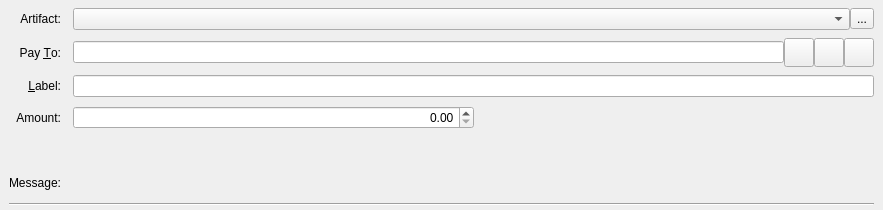
<?xml version="1.0" encoding="UTF-8"?>
<ui version="4.0">
 <class>SendAssetsEntry</class>
 <widget class="QStackedWidget" name="SendAssetsEntry">
  <property name="geometry">
   <rect>
    <x>0</x>
    <y>0</y>
    <width>883</width>
    <height>210</height>
   </rect>
  </property>
  <property name="focusPolicy">
   <enum>Qt::TabFocus</enum>
  </property>
  <property name="autoFillBackground">
   <bool>false</bool>
  </property>
  <property name="currentIndex">
   <number>0</number>
  </property>
  <widget class="QFrame" name="SendCoins">
   <property name="toolTip">
    <string>This is a normal payment.</string>
   </property>
   <property name="frameShape">
    <enum>QFrame::NoFrame</enum>
   </property>
   <layout class="QGridLayout" name="gridLayout">
    <property name="topMargin">
     <number>8</number>
    </property>
    <property name="bottomMargin">
     <number>4</number>
    </property>
    <property name="horizontalSpacing">
     <number>12</number>
    </property>
    <property name="verticalSpacing">
     <number>8</number>
    </property>
    <item row="2" column="0">
     <widget class="QLabel" name="payToLabel">
      <property name="text">
       <string>Pay &amp;To:</string>
      </property>
      <property name="alignment">
       <set>Qt::AlignRight|Qt::AlignTrailing|Qt::AlignVCenter</set>
      </property>
      <property name="buddy">
       <cstring>payTo</cstring>
      </property>
     </widget>
    </item>
    <item row="5" column="1">
     <widget class="QLabel" name="ownershipWarningMessage">
      <property name="text">
       <string/>
      </property>
     </widget>
    </item>
    <item row="8" column="0" colspan="2">
     <widget class="Line" name="line">
      <property name="orientation">
       <enum>Qt::Horizontal</enum>
      </property>
     </widget>
    </item>
    <item row="2" column="1">
     <layout class="QHBoxLayout" name="payToLayout">
      <property name="spacing">
       <number>0</number>
      </property>
      <item>
       <widget class="QValidatedLineEdit" name="payTo">
        <property name="toolTip">
         <string>The Placeh address to send the payment to</string>
        </property>
       </widget>
      </item>
      <item>
       <widget class="QToolButton" name="addressBookButton">
        <property name="toolTip">
         <string>Choose previously used address</string>
        </property>
        <property name="text">
         <string/>
        </property>
        <property name="icon">
         <iconset resource="../placeh.qrc">
          <normaloff>:/icons/address-book</normaloff>:/icons/address-book</iconset>
        </property>
        <property name="iconSize">
         <size>
          <width>22</width>
          <height>22</height>
         </size>
        </property>
        <property name="shortcut">
         <string>Alt+A</string>
        </property>
       </widget>
      </item>
      <item>
       <widget class="QToolButton" name="pasteButton">
        <property name="toolTip">
         <string>Paste address from clipboard</string>
        </property>
        <property name="text">
         <string/>
        </property>
        <property name="icon">
         <iconset resource="../placeh.qrc">
          <normaloff>:/icons/editpaste</normaloff>:/icons/editpaste</iconset>
        </property>
        <property name="iconSize">
         <size>
          <width>22</width>
          <height>22</height>
         </size>
        </property>
        <property name="shortcut">
         <string>Alt+P</string>
        </property>
       </widget>
      </item>
      <item>
       <widget class="QToolButton" name="deleteButton">
        <property name="toolTip">
         <string>Remove this entry</string>
        </property>
        <property name="text">
         <string/>
        </property>
        <property name="icon">
         <iconset resource="../placeh.qrc">
          <normaloff>:/icons/remove</normaloff>:/icons/remove</iconset>
        </property>
        <property name="iconSize">
         <size>
          <width>22</width>
          <height>22</height>
         </size>
        </property>
       </widget>
      </item>
     </layout>
    </item>
    <item row="3" column="0">
     <widget class="QLabel" name="labellLabel">
      <property name="text">
       <string>&amp;Label:</string>
      </property>
      <property name="alignment">
       <set>Qt::AlignRight|Qt::AlignTrailing|Qt::AlignVCenter</set>
      </property>
      <property name="buddy">
       <cstring>addAsLabel</cstring>
      </property>
     </widget>
    </item>
    <item row="1" column="0">
     <widget class="QLabel" name="assetBoxLabel">
      <property name="text">
       <string>Artifact:</string>
      </property>
      <property name="alignment">
       <set>Qt::AlignRight|Qt::AlignTrailing|Qt::AlignVCenter</set>
      </property>
     </widget>
    </item>
    <item row="6" column="0">
     <widget class="QLabel" name="messageLabel">
      <property name="text">
       <string>Message:</string>
      </property>
      <property name="alignment">
       <set>Qt::AlignRight|Qt::AlignTrailing|Qt::AlignVCenter</set>
      </property>
     </widget>
    </item>
     <item row="4" column="0">
     <widget class="QLabel" name="amountLabel">
      <property name="text">
       <string>Amount:</string>
      </property>
      <property name="alignment">
       <set>Qt::AlignRight|Qt::AlignTrailing|Qt::AlignVCenter</set>
      </property>
     </widget>
    </item> 
	
     <item row="3" column="1">
     <widget class="QLineEdit" name="addAsLabel">
      <property name="toolTip">
       <string>Enter a label for this address to add it to the list of used addresses</string>
      </property>
     </widget>
    </item>
	
     <item row="4" column="1">
     <layout class="QHBoxLayout" name="horizontalLayoutAmount" stretch="0,0">
      <item>
       <widget class="QDoubleSpinBox" name="payAmount">
        <property name="layoutDirection">
         <enum>Qt::LeftToRight</enum>
        </property>
        <property name="alignment">
         <set>Qt::AlignRight|Qt::AlignTrailing|Qt::AlignVCenter</set>
        </property>
        <property name="maximum">
         <double>21000000000.000000000000000</double>
        </property>
       </widget>
      </item>
	  
      <item>
       <widget class="QLabel" name="assetAmountLabel">
        <property name="text">
         <string/>
        </property>
        <property name="alignment">
         <set>Qt::AlignRight|Qt::AlignTrailing|Qt::AlignVCenter</set>
        </property>
       </widget>
      </item>
     </layout>
    </item>
	
	<item row="6" column="1">
     <widget class="QLabel" name="messageTextLabel">
      <property name="toolTip">
       <string>A message that was attached to the placeh: URI which will be stored with the transaction for your reference. Note: This message will not be sent over the Placeh network.</string>
      </property>
      <property name="textFormat">
       <enum>Qt::PlainText</enum>
      </property>
     </widget>
    </item>
    <item row="1" column="1">
     <layout class="QHBoxLayout" name="horizontalLayout_3">
      <property name="spacing">
       <number>0</number>
      </property>
      <item>
       <widget class="QComboBox" name="assetSelectionBox"/>
      </item>
      <item>
       <widget class="QToolButton" name="administratorToolButton">
        <property name="text">
         <string>...</string>
        </property>
        <property name="icon">
         <iconset resource="../placeh.qrc">
          <normaloff>:/icons/asset_administrator</normaloff>:/icons/asset_administrator</iconset>
        </property>
        <property name="iconSize">
         <size>
          <width>22</width>
          <height>22</height>
         </size>
        </property>
       </widget>
      </item>
     </layout>
    </item>
   </layout>
  </widget>
  <widget class="QFrame" name="SendCoins_UnauthenticatedPaymentRequest">
   <property name="palette">
    <palette>
     <active>
      <colorrole role="WindowText">
       <brush brushstyle="SolidPattern">
        <color alpha="255">
         <red>0</red>
         <green>0</green>
         <blue>0</blue>
        </color>
       </brush>
      </colorrole>
      <colorrole role="Button">
       <brush brushstyle="SolidPattern">
        <color alpha="255">
         <red>255</red>
         <green>255</green>
         <blue>127</blue>
        </color>
       </brush>
      </colorrole>
      <colorrole role="Light">
       <brush brushstyle="SolidPattern">
        <color alpha="255">
         <red>255</red>
         <green>255</green>
         <blue>255</blue>
        </color>
       </brush>
      </colorrole>
      <colorrole role="Midlight">
       <brush brushstyle="SolidPattern">
        <color alpha="255">
         <red>255</red>
         <green>255</green>
         <blue>191</blue>
        </color>
       </brush>
      </colorrole>
      <colorrole role="Dark">
       <brush brushstyle="SolidPattern">
        <color alpha="255">
         <red>127</red>
         <green>127</green>
         <blue>63</blue>
        </color>
       </brush>
      </colorrole>
      <colorrole role="Mid">
       <brush brushstyle="SolidPattern">
        <color alpha="255">
         <red>170</red>
         <green>170</green>
         <blue>84</blue>
        </color>
       </brush>
      </colorrole>
      <colorrole role="Text">
       <brush brushstyle="SolidPattern">
        <color alpha="255">
         <red>0</red>
         <green>0</green>
         <blue>0</blue>
        </color>
       </brush>
      </colorrole>
      <colorrole role="BrightText">
       <brush brushstyle="SolidPattern">
        <color alpha="255">
         <red>255</red>
         <green>255</green>
         <blue>255</blue>
        </color>
       </brush>
      </colorrole>
      <colorrole role="ButtonText">
       <brush brushstyle="SolidPattern">
        <color alpha="255">
         <red>0</red>
         <green>0</green>
         <blue>0</blue>
        </color>
       </brush>
      </colorrole>
      <colorrole role="Base">
       <brush brushstyle="SolidPattern">
        <color alpha="255">
         <red>255</red>
         <green>255</green>
         <blue>255</blue>
        </color>
       </brush>
      </colorrole>
      <colorrole role="Window">
       <brush brushstyle="SolidPattern">
        <color alpha="255">
         <red>255</red>
         <green>255</green>
         <blue>127</blue>
        </color>
       </brush>
      </colorrole>
      <colorrole role="Shadow">
       <brush brushstyle="SolidPattern">
        <color alpha="255">
         <red>0</red>
         <green>0</green>
         <blue>0</blue>
        </color>
       </brush>
      </colorrole>
      <colorrole role="AlternateBase">
       <brush brushstyle="SolidPattern">
        <color alpha="255">
         <red>255</red>
         <green>255</green>
         <blue>191</blue>
        </color>
       </brush>
      </colorrole>
      <colorrole role="ToolTipBase">
       <brush brushstyle="SolidPattern">
        <color alpha="255">
         <red>255</red>
         <green>255</green>
         <blue>220</blue>
        </color>
       </brush>
      </colorrole>
      <colorrole role="ToolTipText">
       <brush brushstyle="SolidPattern">
        <color alpha="255">
         <red>0</red>
         <green>0</green>
         <blue>0</blue>
        </color>
       </brush>
      </colorrole>
     </active>
     <inactive>
      <colorrole role="WindowText">
       <brush brushstyle="SolidPattern">
        <color alpha="255">
         <red>0</red>
         <green>0</green>
         <blue>0</blue>
        </color>
       </brush>
      </colorrole>
      <colorrole role="Button">
       <brush brushstyle="SolidPattern">
        <color alpha="255">
         <red>255</red>
         <green>255</green>
         <blue>127</blue>
        </color>
       </brush>
      </colorrole>
      <colorrole role="Light">
       <brush brushstyle="SolidPattern">
        <color alpha="255">
         <red>255</red>
         <green>255</green>
         <blue>255</blue>
        </color>
       </brush>
      </colorrole>
      <colorrole role="Midlight">
       <brush brushstyle="SolidPattern">
        <color alpha="255">
         <red>255</red>
         <green>255</green>
         <blue>191</blue>
        </color>
       </brush>
      </colorrole>
      <colorrole role="Dark">
       <brush brushstyle="SolidPattern">
        <color alpha="255">
         <red>127</red>
         <green>127</green>
         <blue>63</blue>
        </color>
       </brush>
      </colorrole>
      <colorrole role="Mid">
       <brush brushstyle="SolidPattern">
        <color alpha="255">
         <red>170</red>
         <green>170</green>
         <blue>84</blue>
        </color>
       </brush>
      </colorrole>
      <colorrole role="Text">
       <brush brushstyle="SolidPattern">
        <color alpha="255">
         <red>0</red>
         <green>0</green>
         <blue>0</blue>
        </color>
       </brush>
      </colorrole>
      <colorrole role="BrightText">
       <brush brushstyle="SolidPattern">
        <color alpha="255">
         <red>255</red>
         <green>255</green>
         <blue>255</blue>
        </color>
       </brush>
      </colorrole>
      <colorrole role="ButtonText">
       <brush brushstyle="SolidPattern">
        <color alpha="255">
         <red>0</red>
         <green>0</green>
         <blue>0</blue>
        </color>
       </brush>
      </colorrole>
      <colorrole role="Base">
       <brush brushstyle="SolidPattern">
        <color alpha="255">
         <red>255</red>
         <green>255</green>
         <blue>255</blue>
        </color>
       </brush>
      </colorrole>
      <colorrole role="Window">
       <brush brushstyle="SolidPattern">
        <color alpha="255">
         <red>255</red>
         <green>255</green>
         <blue>127</blue>
        </color>
       </brush>
      </colorrole>
      <colorrole role="Shadow">
       <brush brushstyle="SolidPattern">
        <color alpha="255">
         <red>0</red>
         <green>0</green>
         <blue>0</blue>
        </color>
       </brush>
      </colorrole>
      <colorrole role="AlternateBase">
       <brush brushstyle="SolidPattern">
        <color alpha="255">
         <red>255</red>
         <green>255</green>
         <blue>191</blue>
        </color>
       </brush>
      </colorrole>
      <colorrole role="ToolTipBase">
       <brush brushstyle="SolidPattern">
        <color alpha="255">
         <red>255</red>
         <green>255</green>
         <blue>220</blue>
        </color>
       </brush>
      </colorrole>
      <colorrole role="ToolTipText">
       <brush brushstyle="SolidPattern">
        <color alpha="255">
         <red>0</red>
         <green>0</green>
         <blue>0</blue>
        </color>
       </brush>
      </colorrole>
     </inactive>
     <disabled>
      <colorrole role="WindowText">
       <brush brushstyle="SolidPattern">
        <color alpha="255">
         <red>127</red>
         <green>127</green>
         <blue>63</blue>
        </color>
       </brush>
      </colorrole>
      <colorrole role="Button">
       <brush brushstyle="SolidPattern">
        <color alpha="255">
         <red>255</red>
         <green>255</green>
         <blue>127</blue>
        </color>
       </brush>
      </colorrole>
      <colorrole role="Light">
       <brush brushstyle="SolidPattern">
        <color alpha="255">
         <red>255</red>
         <green>255</green>
         <blue>255</blue>
        </color>
       </brush>
      </colorrole>
      <colorrole role="Midlight">
       <brush brushstyle="SolidPattern">
        <color alpha="255">
         <red>255</red>
         <green>255</green>
         <blue>191</blue>
        </color>
       </brush>
      </colorrole>
      <colorrole role="Dark">
       <brush brushstyle="SolidPattern">
        <color alpha="255">
         <red>127</red>
         <green>127</green>
         <blue>63</blue>
        </color>
       </brush>
      </colorrole>
      <colorrole role="Mid">
       <brush brushstyle="SolidPattern">
        <color alpha="255">
         <red>170</red>
         <green>170</green>
         <blue>84</blue>
        </color>
       </brush>
      </colorrole>
      <colorrole role="Text">
       <brush brushstyle="SolidPattern">
        <color alpha="255">
         <red>127</red>
         <green>127</green>
         <blue>63</blue>
        </color>
       </brush>
      </colorrole>
      <colorrole role="BrightText">
       <brush brushstyle="SolidPattern">
        <color alpha="255">
         <red>255</red>
         <green>255</green>
         <blue>255</blue>
        </color>
       </brush>
      </colorrole>
      <colorrole role="ButtonText">
       <brush brushstyle="SolidPattern">
        <color alpha="255">
         <red>127</red>
         <green>127</green>
         <blue>63</blue>
        </color>
       </brush>
      </colorrole>
      <colorrole role="Base">
       <brush brushstyle="SolidPattern">
        <color alpha="255">
         <red>255</red>
         <green>255</green>
         <blue>127</blue>
        </color>
       </brush>
      </colorrole>
      <colorrole role="Window">
       <brush brushstyle="SolidPattern">
        <color alpha="255">
         <red>255</red>
         <green>255</green>
         <blue>127</blue>
        </color>
       </brush>
      </colorrole>
      <colorrole role="Shadow">
       <brush brushstyle="SolidPattern">
        <color alpha="255">
         <red>0</red>
         <green>0</green>
         <blue>0</blue>
        </color>
       </brush>
      </colorrole>
      <colorrole role="AlternateBase">
       <brush brushstyle="SolidPattern">
        <color alpha="255">
         <red>255</red>
         <green>255</green>
         <blue>127</blue>
        </color>
       </brush>
      </colorrole>
      <colorrole role="ToolTipBase">
       <brush brushstyle="SolidPattern">
        <color alpha="255">
         <red>255</red>
         <green>255</green>
         <blue>220</blue>
        </color>
       </brush>
      </colorrole>
      <colorrole role="ToolTipText">
       <brush brushstyle="SolidPattern">
        <color alpha="255">
         <red>0</red>
         <green>0</green>
         <blue>0</blue>
        </color>
       </brush>
      </colorrole>
     </disabled>
    </palette>
   </property>
   <property name="toolTip">
    <string>This is an unauthenticated payment request.</string>
   </property>
   <property name="autoFillBackground">
    <bool>true</bool>
   </property>
   <property name="frameShape">
    <enum>QFrame::NoFrame</enum>
   </property>
   <layout class="QGridLayout" name="gridLayout_is">
    <property name="spacing">
     <number>12</number>
    </property>
    <item row="0" column="0">
     <widget class="QLabel" name="payToLabel_is">
      <property name="text">
       <string>Pay To:</string>
      </property>
      <property name="alignment">
       <set>Qt::AlignRight|Qt::AlignTrailing|Qt::AlignVCenter</set>
      </property>
     </widget>
    </item>
    <item row="0" column="1">
     <layout class="QHBoxLayout" name="payToLayout_is">
      <property name="spacing">
       <number>0</number>
      </property>
      <item>
       <widget class="QLabel" name="payTo_is"/>
      </item>
      <item>
       <widget class="QToolButton" name="deleteButton_is">
        <property name="toolTip">
         <string>Remove this entry</string>
        </property>
        <property name="text">
         <string/>
        </property>
        <property name="icon">
         <iconset resource="../placeh.qrc">
          <normaloff>:/icons/remove</normaloff>:/icons/remove</iconset>
        </property>
       </widget>
      </item>
     </layout>
    </item>
    <item row="1" column="0">
     <widget class="QLabel" name="memoLabel_is">
      <property name="text">
       <string>Memo:</string>
      </property>
      <property name="alignment">
       <set>Qt::AlignRight|Qt::AlignTrailing|Qt::AlignVCenter</set>
      </property>
     </widget>
    </item>
    <item row="1" column="1">
     <widget class="QLabel" name="memoTextLabel_is">
      <property name="textFormat">
       <enum>Qt::PlainText</enum>
      </property>
     </widget>
    </item>
    <item row="2" column="0">
     <widget class="QLabel" name="amountLabel_is">
      <property name="text">
       <string>A&amp;mount:</string>
      </property>
      <property name="alignment">
       <set>Qt::AlignRight|Qt::AlignTrailing|Qt::AlignVCenter</set>
      </property>
      <property name="buddy">
       <cstring>payAmount_is</cstring>
      </property>
     </widget>
    </item>
    <item row="2" column="1">
     <widget class="QLineEdit" name="payAmount_is">
      <property name="acceptDrops">
       <bool>false</bool>
      </property>
     </widget>
    </item>
   </layout>
  </widget>
  <widget class="QFrame" name="SendCoins_AuthenticatedPaymentRequest">
   <property name="palette">
    <palette>
     <active>
      <colorrole role="WindowText">
       <brush brushstyle="SolidPattern">
        <color alpha="255">
         <red>0</red>
         <green>0</green>
         <blue>0</blue>
        </color>
       </brush>
      </colorrole>
      <colorrole role="Button">
       <brush brushstyle="SolidPattern">
        <color alpha="255">
         <red>140</red>
         <green>232</green>
         <blue>119</blue>
        </color>
       </brush>
      </colorrole>
      <colorrole role="Light">
       <brush brushstyle="SolidPattern">
        <color alpha="255">
         <red>230</red>
         <green>255</green>
         <blue>224</blue>
        </color>
       </brush>
      </colorrole>
      <colorrole role="Midlight">
       <brush brushstyle="SolidPattern">
        <color alpha="255">
         <red>185</red>
         <green>243</green>
         <blue>171</blue>
        </color>
       </brush>
      </colorrole>
      <colorrole role="Dark">
       <brush brushstyle="SolidPattern">
        <color alpha="255">
         <red>70</red>
         <green>116</green>
         <blue>59</blue>
        </color>
       </brush>
      </colorrole>
      <colorrole role="Mid">
       <brush brushstyle="SolidPattern">
        <color alpha="255">
         <red>93</red>
         <green>155</green>
         <blue>79</blue>
        </color>
       </brush>
      </colorrole>
      <colorrole role="Text">
       <brush brushstyle="SolidPattern">
        <color alpha="255">
         <red>0</red>
         <green>0</green>
         <blue>0</blue>
        </color>
       </brush>
      </colorrole>
      <colorrole role="BrightText">
       <brush brushstyle="SolidPattern">
        <color alpha="255">
         <red>155</red>
         <green>255</green>
         <blue>147</blue>
        </color>
       </brush>
      </colorrole>
      <colorrole role="ButtonText">
       <brush brushstyle="SolidPattern">
        <color alpha="255">
         <red>0</red>
         <green>0</green>
         <blue>0</blue>
        </color>
       </brush>
      </colorrole>
      <colorrole role="Base">
       <brush brushstyle="SolidPattern">
        <color alpha="255">
         <red>119</red>
         <green>255</green>
         <blue>233</blue>
        </color>
       </brush>
      </colorrole>
      <colorrole role="Window">
       <brush brushstyle="SolidPattern">
        <color alpha="255">
         <red>140</red>
         <green>232</green>
         <blue>119</blue>
        </color>
       </brush>
      </colorrole>
      <colorrole role="Shadow">
       <brush brushstyle="SolidPattern">
        <color alpha="255">
         <red>0</red>
         <green>0</green>
         <blue>0</blue>
        </color>
       </brush>
      </colorrole>
      <colorrole role="AlternateBase">
       <brush brushstyle="SolidPattern">
        <color alpha="255">
         <red>197</red>
         <green>243</green>
         <blue>187</blue>
        </color>
       </brush>
      </colorrole>
      <colorrole role="NoRole">
       <brush brushstyle="SolidPattern">
        <color alpha="255">
         <red>125</red>
         <green>194</green>
         <blue>122</blue>
        </color>
       </brush>
      </colorrole>
      <colorrole role="ToolTipBase">
       <brush brushstyle="SolidPattern">
        <color alpha="255">
         <red>255</red>
         <green>255</green>
         <blue>220</blue>
        </color>
       </brush>
      </colorrole>
      <colorrole role="ToolTipText">
       <brush brushstyle="SolidPattern">
        <color alpha="255">
         <red>0</red>
         <green>0</green>
         <blue>0</blue>
        </color>
       </brush>
      </colorrole>
     </active>
     <inactive>
      <colorrole role="WindowText">
       <brush brushstyle="SolidPattern">
        <color alpha="255">
         <red>0</red>
         <green>0</green>
         <blue>0</blue>
        </color>
       </brush>
      </colorrole>
      <colorrole role="Button">
       <brush brushstyle="SolidPattern">
        <color alpha="255">
         <red>140</red>
         <green>232</green>
         <blue>119</blue>
        </color>
       </brush>
      </colorrole>
      <colorrole role="Light">
       <brush brushstyle="SolidPattern">
        <color alpha="255">
         <red>230</red>
         <green>255</green>
         <blue>224</blue>
        </color>
       </brush>
      </colorrole>
      <colorrole role="Midlight">
       <brush brushstyle="SolidPattern">
        <color alpha="255">
         <red>185</red>
         <green>243</green>
         <blue>171</blue>
        </color>
       </brush>
      </colorrole>
      <colorrole role="Dark">
       <brush brushstyle="SolidPattern">
        <color alpha="255">
         <red>70</red>
         <green>116</green>
         <blue>59</blue>
        </color>
       </brush>
      </colorrole>
      <colorrole role="Mid">
       <brush brushstyle="SolidPattern">
        <color alpha="255">
         <red>93</red>
         <green>155</green>
         <blue>79</blue>
        </color>
       </brush>
      </colorrole>
      <colorrole role="Text">
       <brush brushstyle="SolidPattern">
        <color alpha="255">
         <red>0</red>
         <green>0</green>
         <blue>0</blue>
        </color>
       </brush>
      </colorrole>
      <colorrole role="BrightText">
       <brush brushstyle="SolidPattern">
        <color alpha="255">
         <red>155</red>
         <green>255</green>
         <blue>147</blue>
        </color>
       </brush>
      </colorrole>
      <colorrole role="ButtonText">
       <brush brushstyle="SolidPattern">
        <color alpha="255">
         <red>0</red>
         <green>0</green>
         <blue>0</blue>
        </color>
       </brush>
      </colorrole>
      <colorrole role="Base">
       <brush brushstyle="SolidPattern">
        <color alpha="255">
         <red>119</red>
         <green>255</green>
         <blue>233</blue>
        </color>
       </brush>
      </colorrole>
      <colorrole role="Window">
       <brush brushstyle="SolidPattern">
        <color alpha="255">
         <red>140</red>
         <green>232</green>
         <blue>119</blue>
        </color>
       </brush>
      </colorrole>
      <colorrole role="Shadow">
       <brush brushstyle="SolidPattern">
        <color alpha="255">
         <red>0</red>
         <green>0</green>
         <blue>0</blue>
        </color>
       </brush>
      </colorrole>
      <colorrole role="AlternateBase">
       <brush brushstyle="SolidPattern">
        <color alpha="255">
         <red>197</red>
         <green>243</green>
         <blue>187</blue>
        </color>
       </brush>
      </colorrole>
      <colorrole role="NoRole">
       <brush brushstyle="SolidPattern">
        <color alpha="255">
         <red>125</red>
         <green>194</green>
         <blue>122</blue>
        </color>
       </brush>
      </colorrole>
      <colorrole role="ToolTipBase">
       <brush brushstyle="SolidPattern">
        <color alpha="255">
         <red>255</red>
         <green>255</green>
         <blue>220</blue>
        </color>
       </brush>
      </colorrole>
      <colorrole role="ToolTipText">
       <brush brushstyle="SolidPattern">
        <color alpha="255">
         <red>0</red>
         <green>0</green>
         <blue>0</blue>
        </color>
       </brush>
      </colorrole>
     </inactive>
     <disabled>
      <colorrole role="WindowText">
       <brush brushstyle="SolidPattern">
        <color alpha="255">
         <red>70</red>
         <green>116</green>
         <blue>59</blue>
        </color>
       </brush>
      </colorrole>
      <colorrole role="Button">
       <brush brushstyle="SolidPattern">
        <color alpha="255">
         <red>140</red>
         <green>232</green>
         <blue>119</blue>
        </color>
       </brush>
      </colorrole>
      <colorrole role="Light">
       <brush brushstyle="SolidPattern">
        <color alpha="255">
         <red>230</red>
         <green>255</green>
         <blue>224</blue>
        </color>
       </brush>
      </colorrole>
      <colorrole role="Midlight">
       <brush brushstyle="SolidPattern">
        <color alpha="255">
         <red>185</red>
         <green>243</green>
         <blue>171</blue>
        </color>
       </brush>
      </colorrole>
      <colorrole role="Dark">
       <brush brushstyle="SolidPattern">
        <color alpha="255">
         <red>70</red>
         <green>116</green>
         <blue>59</blue>
        </color>
       </brush>
      </colorrole>
      <colorrole role="Mid">
       <brush brushstyle="SolidPattern">
        <color alpha="255">
         <red>93</red>
         <green>155</green>
         <blue>79</blue>
        </color>
       </brush>
      </colorrole>
      <colorrole role="Text">
       <brush brushstyle="SolidPattern">
        <color alpha="255">
         <red>70</red>
         <green>116</green>
         <blue>59</blue>
        </color>
       </brush>
      </colorrole>
      <colorrole role="BrightText">
       <brush brushstyle="SolidPattern">
        <color alpha="255">
         <red>155</red>
         <green>255</green>
         <blue>147</blue>
        </color>
       </brush>
      </colorrole>
      <colorrole role="ButtonText">
       <brush brushstyle="SolidPattern">
        <color alpha="255">
         <red>70</red>
         <green>116</green>
         <blue>59</blue>
        </color>
       </brush>
      </colorrole>
      <colorrole role="Base">
       <brush brushstyle="SolidPattern">
        <color alpha="255">
         <red>140</red>
         <green>232</green>
         <blue>119</blue>
        </color>
       </brush>
      </colorrole>
      <colorrole role="Window">
       <brush brushstyle="SolidPattern">
        <color alpha="255">
         <red>140</red>
         <green>232</green>
         <blue>119</blue>
        </color>
       </brush>
      </colorrole>
      <colorrole role="Shadow">
       <brush brushstyle="SolidPattern">
        <color alpha="255">
         <red>0</red>
         <green>0</green>
         <blue>0</blue>
        </color>
       </brush>
      </colorrole>
      <colorrole role="AlternateBase">
       <brush brushstyle="SolidPattern">
        <color alpha="255">
         <red>140</red>
         <green>232</green>
         <blue>119</blue>
        </color>
       </brush>
      </colorrole>
      <colorrole role="NoRole">
       <brush brushstyle="SolidPattern">
        <color alpha="255">
         <red>125</red>
         <green>194</green>
         <blue>122</blue>
        </color>
       </brush>
      </colorrole>
      <colorrole role="ToolTipBase">
       <brush brushstyle="SolidPattern">
        <color alpha="255">
         <red>255</red>
         <green>255</green>
         <blue>220</blue>
        </color>
       </brush>
      </colorrole>
      <colorrole role="ToolTipText">
       <brush brushstyle="SolidPattern">
        <color alpha="255">
         <red>0</red>
         <green>0</green>
         <blue>0</blue>
        </color>
       </brush>
      </colorrole>
     </disabled>
    </palette>
   </property>
   <property name="toolTip">
    <string>This is an authenticated payment request.</string>
   </property>
   <property name="autoFillBackground">
    <bool>true</bool>
   </property>
   <property name="frameShape">
    <enum>QFrame::NoFrame</enum>
   </property>
   <layout class="QGridLayout" name="gridLayout_s">
    <property name="spacing">
     <number>12</number>
    </property>
    <item row="0" column="0">
     <widget class="QLabel" name="payToLabel_s">
      <property name="text">
       <string>Pay To:</string>
      </property>
      <property name="alignment">
       <set>Qt::AlignRight|Qt::AlignTrailing|Qt::AlignVCenter</set>
      </property>
     </widget>
    </item>
    <item row="0" column="1">
     <layout class="QHBoxLayout" name="payToLayout_s">
      <property name="spacing">
       <number>0</number>
      </property>
      <item>
       <widget class="QLabel" name="payTo_s">
        <property name="textFormat">
         <enum>Qt::PlainText</enum>
        </property>
       </widget>
      </item>
      <item>
       <widget class="QToolButton" name="deleteButton_s">
        <property name="toolTip">
         <string>Remove this entry</string>
        </property>
        <property name="text">
         <string/>
        </property>
        <property name="icon">
         <iconset resource="../placeh.qrc">
          <normaloff>:/icons/remove</normaloff>:/icons/remove</iconset>
        </property>
       </widget>
      </item>
     </layout>
    </item>
    <item row="1" column="0">
     <widget class="QLabel" name="memoLabel_s">
      <property name="text">
       <string>Memo:</string>
      </property>
      <property name="alignment">
       <set>Qt::AlignRight|Qt::AlignTrailing|Qt::AlignVCenter</set>
      </property>
     </widget>
    </item>
    <item row="1" column="1">
     <widget class="QLabel" name="memoTextLabel_s">
      <property name="textFormat">
       <enum>Qt::PlainText</enum>
      </property>
     </widget>
    </item>
    <item row="2" column="0">
     <widget class="QLabel" name="amountLabel_s">
      <property name="text">
       <string>A&amp;mount:</string>
      </property>
      <property name="alignment">
       <set>Qt::AlignRight|Qt::AlignTrailing|Qt::AlignVCenter</set>
      </property>
      <property name="buddy">
       <cstring>payAmount_s</cstring>
      </property>
     </widget>
    </item>
    <item row="2" column="1">
     <widget class="PlacehAmountField" name="payAmount_s">
      <property name="acceptDrops">
       <bool>false</bool>
      </property>
     </widget>
    </item>
   </layout>
  </widget>
 </widget>
 <customwidgets>
  <customwidget>
   <class>PlacehAmountField</class>
   <extends>QLineEdit</extends>
   <header>placehamountfield.h</header>
   <container>1</container>
  </customwidget>
  <customwidget>
   <class>QValidatedLineEdit</class>
   <extends>QLineEdit</extends>
   <header>qvalidatedlineedit.h</header>
  </customwidget>
 </customwidgets>
 <tabstops>
  <tabstop>payTo</tabstop>
  <tabstop>addressBookButton</tabstop>
  <tabstop>pasteButton</tabstop>
  <tabstop>deleteButton</tabstop>
  <tabstop>addAsLabel</tabstop>
  <tabstop>payAmount_is</tabstop>
  <tabstop>deleteButton_is</tabstop>
  <tabstop>payAmount_s</tabstop>
  <tabstop>deleteButton_s</tabstop>
 </tabstops>
 <resources>
  <include location="../placeh.qrc"/>
 </resources>
 <connections/>
</ui>
